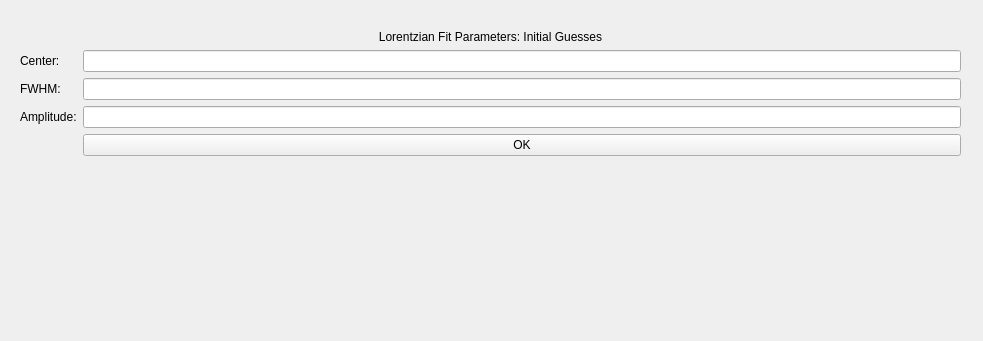
<?xml version="1.0" encoding="UTF-8"?>
<ui version="4.0">
 <class>Form</class>
 <widget class="QWidget" name="Form">
  <property name="geometry">
   <rect>
    <x>0</x>
    <y>0</y>
    <width>983</width>
    <height>341</height>
   </rect>
  </property>
  <property name="windowTitle">
   <string>Form</string>
  </property>
  <widget class="QWidget" name="formLayoutWidget">
   <property name="geometry">
    <rect>
     <x>20</x>
     <y>30</y>
     <width>941</width>
     <height>284</height>
    </rect>
   </property>
   <layout class="QFormLayout" name="main">
    <item row="2" column="0">
     <widget class="QLabel" name="center_lab">
      <property name="text">
       <string>Center: </string>
      </property>
     </widget>
    </item>
    <item row="2" column="1">
     <widget class="QLineEdit" name="center"/>
    </item>
    <item row="3" column="0">
     <widget class="QLabel" name="fwhm_lab">
      <property name="text">
       <string>FWHM:</string>
      </property>
     </widget>
    </item>
    <item row="3" column="1">
     <widget class="QLineEdit" name="fwhm"/>
    </item>
    <item row="4" column="0">
     <widget class="QLabel" name="amp_lab">
      <property name="text">
       <string>Amplitude:</string>
      </property>
     </widget>
    </item>
    <item row="4" column="1">
     <widget class="QLineEdit" name="amp"/>
    </item>
    <item row="0" column="0" colspan="2">
     <widget class="QLabel" name="title">
      <property name="text">
       <string>Lorentzian Fit Parameters: Initial Guesses</string>
      </property>
      <property name="alignment">
       <set>Qt::AlignCenter</set>
      </property>
     </widget>
    </item>
    <item row="5" column="1">
     <widget class="QPushButton" name="confirm">
      <property name="text">
       <string>OK</string>
      </property>
     </widget>
    </item>
   </layout>
  </widget>
 </widget>
 <resources/>
 <connections/>
</ui>
